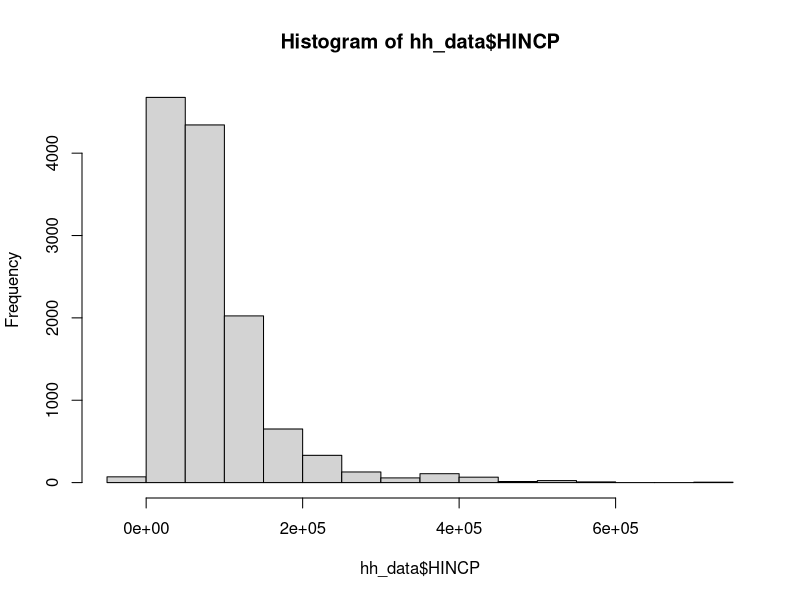
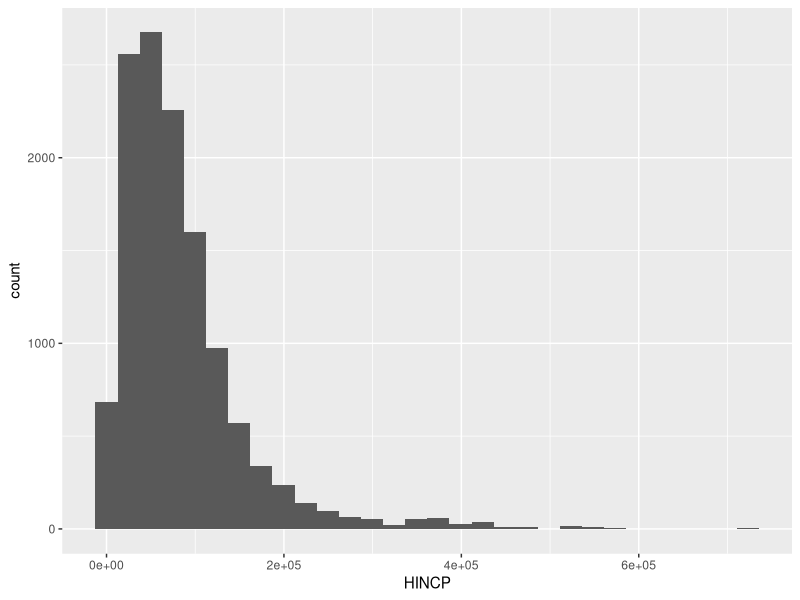

Source code (R) for these figures, in order:
## ---- chunk 1
library(tidyverse)
library(ggplot2)
## ---- chunk 2
hh_data <- read_csv("household_data_me.csv")
## ---- chunk 3
HINCP_Summary <- summary(hh_data$HINCP)

HINCP_Summary
## ---- chunk 4
sd(hh_data$HINCP)
## ---- chunk 5
conf_int <- t.test(hh_data$HINCP)

conf_int

conf_int$conf.int[1]

conf_int$conf.int[2]
## ---- chunk 6
hist(hh_data$HINCP)
## ---- chunk 7
ggplot(hh_data, aes(x = HINCP)) +
  geom_histogram()
## ---- chunk 8
unique(hh_data$ACCESS_label)
## ---- chunk 9
table(hh_data$ACCESS_label)
## ---- chunk 10
table(hh_data$ACCESS_label) / sum(table(hh_data$ACCESS_label))
## ---- chunk 11
mean(hh_data$ACCESS_label == "Yes, by paying a cell phone company or Internet service provider")

t.test(hh_data$ACCESS_label == "Yes, by paying a cell phone company or Internet service provider")
